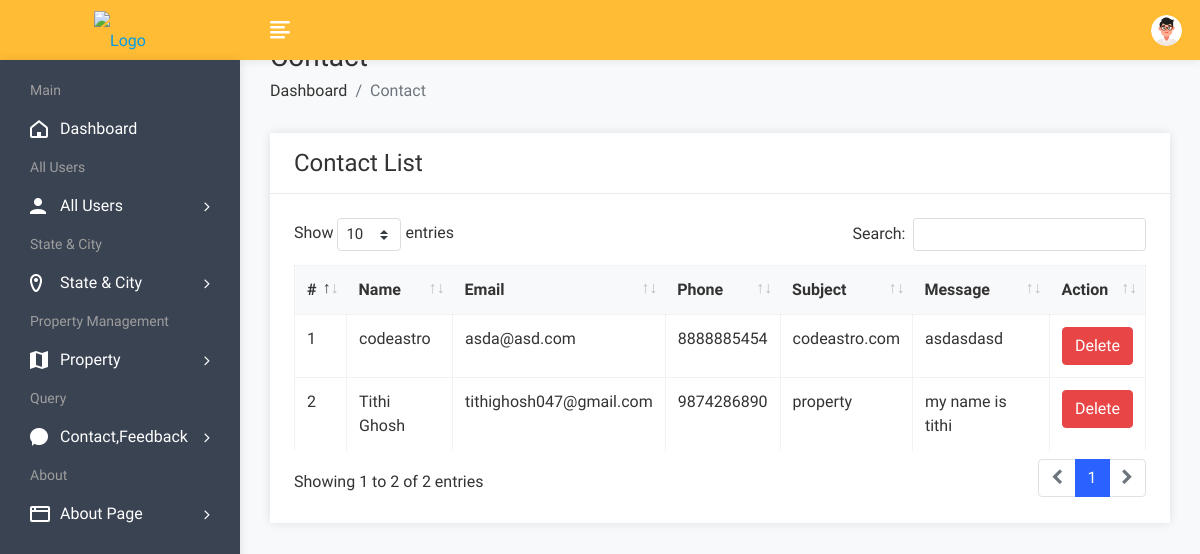
Screenshot of /admin/contactview.php (signed in) with the database file from the repository.
### tables this page shows
CREATE TABLE `contact` (
  `cid` int(50) NOT NULL,
  `name` varchar(100) NOT NULL,
  `email` varchar(100) NOT NULL,
  `phone` varchar(20) NOT NULL,
  `subject` varchar(100) NOT NULL,
  `message` varchar(250) NOT NULL
);

### admin/contactview.php (the view, shortened to what this page needs)
<!DOCTYPE html>
<html lang="en">
<head>
        <link rel="stylesheet" href="assets/css/bootstrap.min.css">
        <link rel="stylesheet" href="assets/css/font-awesome.min.css">
        <link rel="stylesheet" href="assets/css/feathericon.min.css">
		<link rel="stylesheet" href="assets/plugins/datatables/dataTables.bootstrap4.min.css">
		<link rel="stylesheet" href="assets/plugins/datatables/responsive.bootstrap4.min.css">
		<link rel="stylesheet" href="assets/plugins/datatables/select.bootstrap4.min.css">
		<link rel="stylesheet" href="assets/plugins/datatables/buttons.bootstrap4.min.css">
        <link rel="stylesheet" href="assets/css/style.css">
    </head>
    <body>
				<?php include("header.php"); ?>
            <div class="page-wrapper">
                <div class="content container-fluid">
					<div class="page-header">
						<div class="row">
							<div class="col">
								<h3 class="page-title">Contact</h3>
								<ul class="breadcrumb">
									<li class="breadcrumb-item"><a href="dashboard.php">Dashboard</a></li>
									<li class="breadcrumb-item active">Contact</li>
								</ul>
							</div>
						</div>
					</div>
					<div class="row">
						<div class="col-sm-12">
							<div class="card">
								<div class="card-header">
									<h4 class="card-title">Contact List</h4>
								</div>
								<div class="card-body">
									<table id="basic-datatable" class="table table-bordered table-hover">
                                            <thead>
                                                <tr>
                                                    <th>#</th>
                                                    <th>Name</th>
                                                    <th>Email</th>
                                                    <th>Phone</th>
													<th>Subject</th>
                                                    <th>Message</th>
                                                    <th>Action</th>
                                                </tr>
                                            </thead>
                                            <tbody>
											<?php
												$query=mysqli_query($con,"select * from contact");
												$cnt=1;
												while($row=mysqli_fetch_row($query))
													{
											?>
                                                <tr>
                                                    <td><?php echo $cnt; ?></td>
                                                    <td><?php echo $row['1']; ?></td>
                                                    <td><?php echo $row['2']; ?></td>
                                                    <td><?php echo $row['3']; ?></td>
                                                    <td><?php echo $row['4']; ?></td>
													<td><?php echo $row['5']; ?></td>
                                                    <td><a href="contactdelete.php?id=<?php echo $row['0']; ?>"><button class="btn btn-danger">Delete</button></a></td>
                                                </tr>
                                                <?php
												$cnt=$cnt+1;
												}
												?>
                                            </tbody>
                                        </table>
								</div>
							</div>
						</div>
					</div>
				</div>
			</div>
    </body>
</html>

### rows the page displays
contact: name "codeastro", email "asda@asd.com", phone "8888885454", subject "codeastro.com", message "asdasdasd"
contact: name "Tithi Ghosh", email "tithighosh047@gmail.com", phone "9874286890", subject "property", message "my name is tithi"
